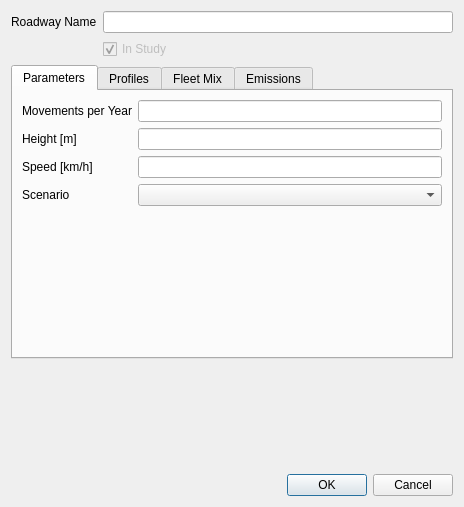
<?xml version="1.0" encoding="UTF-8"?>
<ui version="4.0">
 <class>Dialog</class>
 <widget class="QDialog" name="Dialog">
  <property name="geometry">
   <rect>
    <x>0</x>
    <y>0</y>
    <width>464</width>
    <height>507</height>
   </rect>
  </property>
  <property name="windowTitle">
   <string>Open ALAQS - Roadways</string>
  </property>
  <layout class="QVBoxLayout" name="verticalLayout">
   <item>
    <layout class="QFormLayout" name="formLayout_7">
     <property name="fieldGrowthPolicy">
      <enum>QFormLayout::AllNonFixedFieldsGrow</enum>
     </property>
     <property name="topMargin">
      <number>0</number>
     </property>
     <property name="rightMargin">
      <number>0</number>
     </property>
     <item row="0" column="0">
      <widget class="QLabel" name="label_2">
       <property name="text">
        <string>Roadway Name</string>
       </property>
      </widget>
     </item>
     <item row="0" column="1">
      <widget class="QLineEdit" name="roadway_id"/>
     </item>
     <item row="1" column="1">
      <widget class="QCheckBox" name="instudy">
       <property name="enabled">
        <bool>false</bool>
       </property>
       <property name="toolTip">
        <string>Enable to include the source in the study</string>
       </property>
       <property name="text">
        <string>In Study</string>
       </property>
       <property name="checked">
        <bool>true</bool>
       </property>
      </widget>
     </item>
    </layout>
   </item>
   <item>
    <widget class="QTabWidget" name="tabWidget">
     <property name="sizePolicy">
      <sizepolicy hsizetype="MinimumExpanding" vsizetype="MinimumExpanding">
       <horstretch>0</horstretch>
       <verstretch>0</verstretch>
      </sizepolicy>
     </property>
     <property name="currentIndex">
      <number>0</number>
     </property>
     <property name="usesScrollButtons">
      <bool>true</bool>
     </property>
     <property name="documentMode">
      <bool>false</bool>
     </property>
     <widget class="QWidget" name="tab">
      <property name="sizePolicy">
       <sizepolicy hsizetype="Expanding" vsizetype="Expanding">
        <horstretch>0</horstretch>
        <verstretch>0</verstretch>
       </sizepolicy>
      </property>
      <property name="autoFillBackground">
       <bool>false</bool>
      </property>
      <attribute name="title">
       <string>Parameters</string>
      </attribute>
      <layout class="QFormLayout" name="formLayout_2">
       <property name="fieldGrowthPolicy">
        <enum>QFormLayout::AllNonFixedFieldsGrow</enum>
       </property>
       <item row="0" column="0">
        <widget class="QLabel" name="label">
         <property name="text">
          <string>Movements per Year</string>
         </property>
        </widget>
       </item>
       <item row="0" column="1">
        <widget class="QLineEdit" name="vehicle_year"/>
       </item>
       <item row="1" column="0">
        <widget class="QLabel" name="label_3">
         <property name="text">
          <string>Height [m]</string>
         </property>
        </widget>
       </item>
       <item row="1" column="1">
        <widget class="QLineEdit" name="height"/>
       </item>
       <item row="2" column="0">
        <widget class="QLabel" name="speed_label">
         <property name="text">
          <string>Speed [km/h]</string>
         </property>
        </widget>
       </item>
       <item row="2" column="1">
        <widget class="QLineEdit" name="speed"/>
       </item>
       <item row="3" column="0">
        <widget class="QLabel" name="scenario_label">
         <property name="text">
          <string>Scenario</string>
         </property>
        </widget>
       </item>
       <item row="3" column="1">
        <widget class="QComboBox" name="scenario"/>
       </item>
      </layout>
     </widget>
     <widget class="QWidget" name="tab_2">
      <property name="sizePolicy">
       <sizepolicy hsizetype="Maximum" vsizetype="Maximum">
        <horstretch>0</horstretch>
        <verstretch>0</verstretch>
       </sizepolicy>
      </property>
      <attribute name="title">
       <string>Profiles</string>
      </attribute>
      <layout class="QFormLayout" name="formLayout_3">
       <property name="fieldGrowthPolicy">
        <enum>QFormLayout::AllNonFixedFieldsGrow</enum>
       </property>
       <item row="0" column="0">
        <widget class="QLabel" name="label_10">
         <property name="text">
          <string>Hourly</string>
         </property>
        </widget>
       </item>
       <item row="0" column="1">
        <widget class="QComboBox" name="hour_profile"/>
       </item>
       <item row="1" column="0">
        <widget class="QLabel" name="label_11">
         <property name="text">
          <string>Daily</string>
         </property>
        </widget>
       </item>
       <item row="1" column="1">
        <widget class="QComboBox" name="daily_profile"/>
       </item>
       <item row="2" column="0">
        <widget class="QLabel" name="label_12">
         <property name="text">
          <string>Monthly</string>
         </property>
        </widget>
       </item>
       <item row="2" column="1">
        <widget class="QComboBox" name="month_profile"/>
       </item>
      </layout>
     </widget>
     <widget class="QWidget" name="tab_4">
      <attribute name="title">
       <string>Fleet Mix</string>
      </attribute>
      <layout class="QFormLayout" name="formLayout_5">
       <item row="0" column="0">
        <widget class="QLabel" name="pc_p_label">
         <property name="text">
          <string>PC (Petrol) [%]</string>
         </property>
        </widget>
       </item>
       <item row="0" column="1">
        <widget class="QLineEdit" name="pc_p_percentage"/>
       </item>
       <item row="1" column="0">
        <widget class="QLabel" name="pc_d_label">
         <property name="text">
          <string>PC (Diesel) [%]</string>
         </property>
        </widget>
       </item>
       <item row="1" column="1">
        <widget class="QLineEdit" name="pc_d_percentage"/>
       </item>
       <item row="2" column="0">
        <widget class="QLabel" name="lcv_p_label">
         <property name="text">
          <string>LCV (Petrol) [%]</string>
         </property>
        </widget>
       </item>
       <item row="2" column="1">
        <widget class="QLineEdit" name="lcv_p_percentage"/>
       </item>
       <item row="3" column="0">
        <widget class="QLabel" name="lcv_d_label">
         <property name="text">
          <string>LCV (Diesel) [%]</string>
         </property>
        </widget>
       </item>
       <item row="3" column="1">
        <widget class="QLineEdit" name="lcv_d_percentage"/>
       </item>
       <item row="4" column="0">
        <widget class="QLabel" name="hdt_p_label">
         <property name="text">
          <string>HDT (Petrol) [%]</string>
         </property>
        </widget>
       </item>
       <item row="4" column="1">
        <widget class="QLineEdit" name="hdt_p_percentage"/>
       </item>
       <item row="5" column="0">
        <widget class="QLabel" name="hdt_d_label">
         <property name="text">
          <string>HDT (Diesel) [%]</string>
         </property>
        </widget>
       </item>
       <item row="5" column="1">
        <widget class="QLineEdit" name="hdt_d_percentage"/>
       </item>
       <item row="6" column="0">
        <widget class="QLabel" name="motorcycle_p_label">
         <property name="text">
          <string>Motorcycle [%]</string>
         </property>
        </widget>
       </item>
       <item row="6" column="1">
        <widget class="QLineEdit" name="motorcycle_p_percentage"/>
       </item>
       <item row="7" column="0">
        <widget class="QLabel" name="bus_d_label">
         <property name="text">
          <string>Bus [%]</string>
         </property>
        </widget>
       </item>
       <item row="7" column="1">
        <widget class="QLineEdit" name="bus_d_percentage"/>
       </item>
      </layout>
     </widget>
     <widget class="QWidget" name="tab_3">
      <property name="sizePolicy">
       <sizepolicy hsizetype="Expanding" vsizetype="Expanding">
        <horstretch>0</horstretch>
        <verstretch>0</verstretch>
       </sizepolicy>
      </property>
      <attribute name="title">
       <string>Emissions</string>
      </attribute>
      <layout class="QFormLayout" name="formLayout_6">
       <property name="fieldGrowthPolicy">
        <enum>QFormLayout::AllNonFixedFieldsGrow</enum>
       </property>
       <item row="0" column="1">
        <layout class="QHBoxLayout" name="horizontalLayout_2">
         <item>
          <widget class="QLineEdit" name="co_gm_km"/>
         </item>
        </layout>
       </item>
       <item row="2" column="0">
        <widget class="QLabel" name="label_14">
         <property name="text">
          <string>HC [g/km]</string>
         </property>
         <property name="alignment">
          <set>Qt::AlignRight|Qt::AlignTrailing|Qt::AlignVCenter</set>
         </property>
        </widget>
       </item>
       <item row="2" column="1">
        <layout class="QHBoxLayout" name="horizontalLayout_3">
         <item>
          <widget class="QLineEdit" name="hc_gm_km"/>
         </item>
        </layout>
       </item>
       <item row="3" column="0">
        <widget class="QLabel" name="label_15">
         <property name="text">
          <string>NOx [g/km]</string>
         </property>
         <property name="alignment">
          <set>Qt::AlignRight|Qt::AlignTrailing|Qt::AlignVCenter</set>
         </property>
        </widget>
       </item>
       <item row="3" column="1">
        <layout class="QHBoxLayout" name="horizontalLayout_4">
         <item>
          <widget class="QLineEdit" name="nox_gm_km"/>
         </item>
        </layout>
       </item>
       <item row="5" column="1">
        <layout class="QHBoxLayout" name="horizontalLayout_6">
         <item>
          <widget class="QLineEdit" name="pm10_gm_km"/>
         </item>
        </layout>
       </item>
       <item row="10" column="0">
        <widget class="QLabel" name="label_33">
         <property name="text">
          <string>Method</string>
         </property>
         <property name="alignment">
          <set>Qt::AlignRight|Qt::AlignTrailing|Qt::AlignVCenter</set>
         </property>
        </widget>
       </item>
       <item row="10" column="1">
        <widget class="QLineEdit" name="method">
         <property name="text">
          <string>ALAQS</string>
         </property>
        </widget>
       </item>
       <item row="12" column="1">
        <layout class="QHBoxLayout" name="horizontalLayout_9">
         <item>
          <spacer name="horizontalSpacer">
           <property name="orientation">
            <enum>Qt::Horizontal</enum>
           </property>
           <property name="sizeHint" stdset="0">
            <size>
             <width>40</width>
             <height>20</height>
            </size>
           </property>
          </spacer>
         </item>
         <item>
          <widget class="QPushButton" name="button_recalculate">
           <property name="text">
            <string>Recalculate</string>
           </property>
          </widget>
         </item>
        </layout>
       </item>
       <item row="4" column="0">
        <widget class="QLabel" name="label_16">
         <property name="text">
          <string>SOx [g/km]</string>
         </property>
         <property name="alignment">
          <set>Qt::AlignRight|Qt::AlignTrailing|Qt::AlignVCenter</set>
         </property>
        </widget>
       </item>
       <item row="4" column="1">
        <layout class="QHBoxLayout" name="horizontalLayout_5">
         <item>
          <widget class="QLineEdit" name="sox_gm_km"/>
         </item>
        </layout>
       </item>
       <item row="5" column="0">
        <widget class="QLabel" name="label_17">
         <property name="text">
          <string>PM10 [g/km]</string>
         </property>
         <property name="alignment">
          <set>Qt::AlignRight|Qt::AlignTrailing|Qt::AlignVCenter</set>
         </property>
        </widget>
       </item>
       <item row="6" column="0">
        <widget class="QLabel" name="label_18">
         <property name="text">
          <string>P1 [g/km]</string>
         </property>
         <property name="alignment">
          <set>Qt::AlignRight|Qt::AlignTrailing|Qt::AlignVCenter</set>
         </property>
        </widget>
       </item>
       <item row="7" column="0">
        <widget class="QLabel" name="label_19">
         <property name="text">
          <string>P2 [g/km]</string>
         </property>
         <property name="alignment">
          <set>Qt::AlignRight|Qt::AlignTrailing|Qt::AlignVCenter</set>
         </property>
        </widget>
       </item>
       <item row="6" column="1">
        <layout class="QHBoxLayout" name="horizontalLayout_7">
         <item>
          <widget class="QLineEdit" name="p1_gm_km"/>
         </item>
        </layout>
       </item>
       <item row="7" column="1">
        <layout class="QHBoxLayout" name="horizontalLayout_8">
         <item>
          <widget class="QLineEdit" name="p2_gm_km"/>
         </item>
        </layout>
       </item>
       <item row="0" column="0">
        <widget class="QLabel" name="label_13">
         <property name="text">
          <string>CO [g/km]</string>
         </property>
         <property name="alignment">
          <set>Qt::AlignRight|Qt::AlignTrailing|Qt::AlignVCenter</set>
         </property>
        </widget>
       </item>
      </layout>
     </widget>
    </widget>
   </item>
   <item>
    <spacer name="verticalSpacer">
     <property name="orientation">
      <enum>Qt::Vertical</enum>
     </property>
     <property name="sizeHint" stdset="0">
      <size>
       <width>20</width>
       <height>40</height>
      </size>
     </property>
    </spacer>
   </item>
   <item>
    <widget class="QDialogButtonBox" name="buttonBox">
     <property name="orientation">
      <enum>Qt::Horizontal</enum>
     </property>
     <property name="standardButtons">
      <set>QDialogButtonBox::Cancel|QDialogButtonBox::Ok</set>
     </property>
    </widget>
   </item>
  </layout>
 </widget>
 <tabstops>
  <tabstop>roadway_id</tabstop>
  <tabstop>vehicle_year</tabstop>
  <tabstop>height</tabstop>
  <tabstop>speed</tabstop>
  <tabstop>scenario</tabstop>
  <tabstop>hour_profile</tabstop>
  <tabstop>daily_profile</tabstop>
  <tabstop>month_profile</tabstop>
  <tabstop>co_gm_km</tabstop>
  <tabstop>hc_gm_km</tabstop>
  <tabstop>nox_gm_km</tabstop>
  <tabstop>sox_gm_km</tabstop>
  <tabstop>pm10_gm_km</tabstop>
  <tabstop>p1_gm_km</tabstop>
  <tabstop>p2_gm_km</tabstop>
  <tabstop>method</tabstop>
  <tabstop>button_recalculate</tabstop>
  <tabstop>tabWidget</tabstop>
 </tabstops>
 <resources/>
 <connections>
  <connection>
   <sender>buttonBox</sender>
   <signal>accepted()</signal>
   <receiver>Dialog</receiver>
   <slot>accept()</slot>
   <hints>
    <hint type="sourcelabel">
     <x>268</x>
     <y>541</y>
    </hint>
    <hint type="destinationlabel">
     <x>157</x>
     <y>274</y>
    </hint>
   </hints>
  </connection>
  <connection>
   <sender>buttonBox</sender>
   <signal>rejected()</signal>
   <receiver>Dialog</receiver>
   <slot>reject()</slot>
   <hints>
    <hint type="sourcelabel">
     <x>336</x>
     <y>541</y>
    </hint>
    <hint type="destinationlabel">
     <x>286</x>
     <y>274</y>
    </hint>
   </hints>
  </connection>
 </connections>
</ui>
